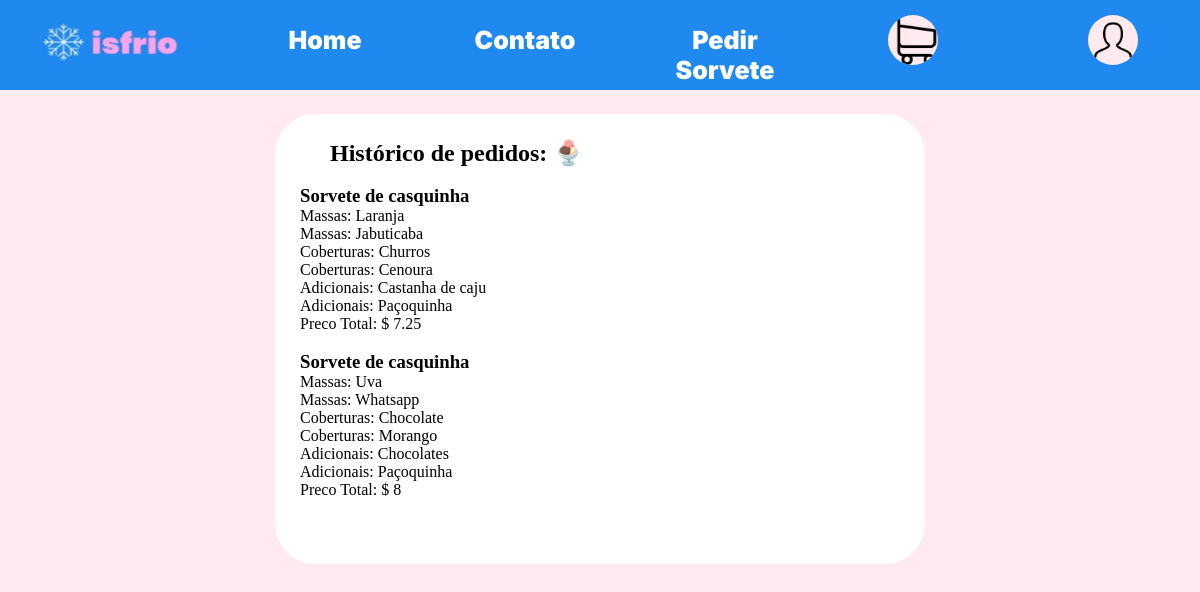
The page /compras.php (signed in) on the database its author committed.
### tables this page shows
CREATE TABLE `massas` (
  `id` int(11) NOT NULL,
  `nome` varchar(666) NOT NULL,
  `preco` decimal(10,2) NOT NULL
);

CREATE TABLE `coberturas` (
  `id` int(11) NOT NULL,
  `nome` varchar(666) NOT NULL,
  `preco` decimal(10,2) NOT NULL
);

CREATE TABLE `adicionais` (
  `id` int(11) NOT NULL,
  `nome` varchar(666) NOT NULL,
  `preco` decimal(10,2) NOT NULL
);

### classes/isfrio.php (called while the page is built, shortened)
<?php
class isfrio{
    public function buscarPedidos(){
        global $pdo;
        $sql = $pdo->prepare("SELECT * FROM pedidos WHERE id_usuario = :u");
        $sql-> bindValue(":u", $_SESSION['id']);
        $sql-> execute();
        if($sql->rowCount()>0){
            $dados = $sql->fetchAll();
            return $dados;
        }
    }
    public function buscarComplementos($id_pedido){
        global $pdo;
        $sql = $pdo->prepare("SELECT * FROM pedidos_complementos WHERE id_pedido = :i");
        $sql-> bindValue(":i", $id_pedido);
        $sql-> execute();
        if($sql->rowCount()>0){
            $dados = $sql->fetch();
            return $dados;
        }
    }
    public function buscarMassas($massa){
        $massasEx = explode(",", $massa);
        $quantidadeMassas = count($massasEx);
        $arrayM = [];
        for($i = 0; $i < $quantidadeMassas; $i++){
            global $pdo;
            $sql = $pdo->prepare("SELECT nome, preco FROM massas WHERE id = :m");
            $sql-> bindValue(":m", $massasEx[$i]);
            $sql-> execute();
            if($sql->rowCount()>0){
                $dados = $sql->fetch();
                array_push($arrayM, $dados);
            }
        }
        return $arrayM;
    }
	public function buscarCoberturas($cobertura){
        $coberturasEx = explode(",", $cobertura);
        $quantidadeCoberturas = count($coberturasEx);
        $arrayC = [];
        for($i = 0; $i < $quantidadeCoberturas; $i++){
            global $pdo;
            $sql = $pdo->prepare("SELECT nome, preco FROM coberturas WHERE id = :m");
            $sql-> bindValue(":m", $coberturasEx[$i]);
            $sql-> execute();
            if($sql->rowCount()>0){
                $dados = $sql->fetch();
                array_push($arrayC, $dados);
            }
        }
        return $arrayC;
    }
		public function buscarAdicionais($adicionais){
        $adicionaisEx = explode(",", $adicionais);
        $quantidadeAdicionais = count($adicionaisEx);
        $arrayA = [];
        for($i = 0; $i < $quantidadeAdicionais; $i++){
            global $pdo;
            $sql = $pdo->prepare("SELECT nome, preco FROM adicionais WHERE id = :m");
            $sql-> bindValue(":m", $adicionaisEx[$i]);
            $sql-> execute();
            if($sql->rowCount()>0){
                $dados = $sql->fetch();
                array_push($arrayA, $dados);
            }
        }
        return $arrayA;
    }
}
?>

### compras.php (the view, shortened to what this page needs)
<?php
    require_once 'classes/isfrio.php';
    $u = new isfrio();
?>
<!DOCTYPE html>
<html lang="pt-br">
<head>
    <link rel="stylesheet" href="styles/compras.css">
</head>
<body>
<div class="fundo">
    <div id="superior">
        <div id="botaoLogo">
            <img src="imagens/logo.png" alt="" width="200px" height="80px">
        </div>
        <div id="botaoHome">
            <a class="navegador" href="home.php">Home</a>
        </div>
        <div id="botaoContato">
            <a class="navegador" href="contato.php">Contato</a>
        </div>
        <div id="botaoSorvete">
            <a class="navegador" href="pedir/tipoSorvete.php">Pedir Sorvete</a>
        </div>
        <div id="botaoCarrinho">
            <a href="">
                <img src="imagens/carrinho2.png" id="imagemSuperior" alt="" width="50px" height="50px">
            </a>
        </div>
        <div id="botaoPerfil">
            <a href="perfil.php">
                <img src="imagens/perfil.png" id="imagemSuperior" alt="" width="50px" height="50px">
            </a>
        </div>
    </div>
    <div id="campo">
        <h2>Histórico de pedidos: 🍨</h2>
        <?php
        $u->conectar("isfrio", "localhost", "root", "");
        $pedidos = $u->buscarPedidos();
        if($pedidos != ""){
                $quantidadePedidos = count($pedidos);
            for($i = 0; $i < $quantidadePedidos; $i++){
                echo "<br>";
                $complementos = $u->buscarComplementos($pedidos[$i]["id"]);
                $produtos = $u->buscarProdutos($complementos["id_produto"]);
                print_r('<h3>'.$produtos["nome"].'</h3>');
                $massas = $u->buscarMassas($complementos["id_massa"]);
                $qtdMassa = count($massas);
                for($m = 0; $m < $qtdMassa; $m++){
                    echo "Massas: ";
                    echo $massas[$m]["nome"];
                    echo "<br>";
                }
                $coberturas = $u->buscarCoberturas($complementos["id_cobertura"]);
                $qtdCobertura = count($coberturas);
                for($c = 0; $c < $qtdCobertura; $c++){
                    echo "Coberturas: ";
                    echo $coberturas[$c]["nome"];
                    echo "<br>";
                }
                $adicionais = $u->buscarAdicionais($complementos["id_adiconal"]);
                $qtdAdicional = count($adicionais);
                for($a = 0; $a < $qtdAdicional; $a++){
                    echo "Adicionais: ";
                    echo $adicionais[$a]["nome"];
                    echo "<br>";
                }
                $precoTotal = $u->buscarPrecoTotal($pedidos[$i]["id"]);
                echo "Preco Total: $ ";
                print_r($precoTotal[0]);
                echo "<br>";
            }
        } else {
            echo "<br><h3>Você não tem nenhum pedido</h3>";
        }
        ?>
    </div>
</div>
</body>

### styles/compras.css (style rules this page uses)
* { padding: 0px; margin: 0px; }
#superior { display: grid; grid-template-columns: 1fr 1fr 1fr 1fr 1fr 1fr; background-color: rgb(32,137,239); height: 90px; }
.fundo { background-color: rgb(255,234,239); display: block; heigth: 100%; min-height: 100vh; }
.navegador { color: white; text-decoration: none; text-align: center; padding-top: 15%; font-size: 25px; font-weight: 900; font-family: 'Inter', sans-serif; }
#botaoLogo { display: grid; grid-column-start: 1; grid-column-end: 1; margin-top: 2px; margin-left: 5%; width: 200px; height: 70px; }
#botaoHome { display: grid; grid-column-start: 2; grid-column-end: 2; margin-top: 2px; margin-left: 25%; }
#botaoContato { display: grid; grid-column-start: 3; grid-column-end: 3; margin-top: 2px; margin-left: 25%; }
#botaoSorvete { display: grid; grid-column-start: 4; grid-column-end: 4; margin-top: 2px; margin-left: 25%; }
#botaoCarrinho { display: grid; grid-column-start: 5; grid-column-end: 5; margin-left: 25%; }
#botaoPerfil { display: grid; grid-column-start: 6; grid-column-end: 6; margin-left: 25%; }
#imagemSuperior { margin-top: 10%; margin-left: 25%; background-color: rgb(255,234,239); border-radius: 50px; }
#campo { padding: 25px; background-color: white; margin-top: 2%; margin-left: auto; margin-right: auto; width: 6em; width: 600px; border-radius: 40px; height:auto; overflow:hidden; min-height: 400px; }
h2 { margin-left: 5%; }

### rows shown on the page
massas: nome "Laranja"
massas: nome "Jabuticaba"
coberturas: nome "Churros"
coberturas: nome "Cenoura"
adicionais: nome "Castanha de caju"
adicionais: nome "Paçoquinha"
massas: nome "Uva"
massas: nome "Whatsapp"
coberturas: nome "Chocolate"
coberturas: nome "Morango"
adicionais: nome "Chocolates"
